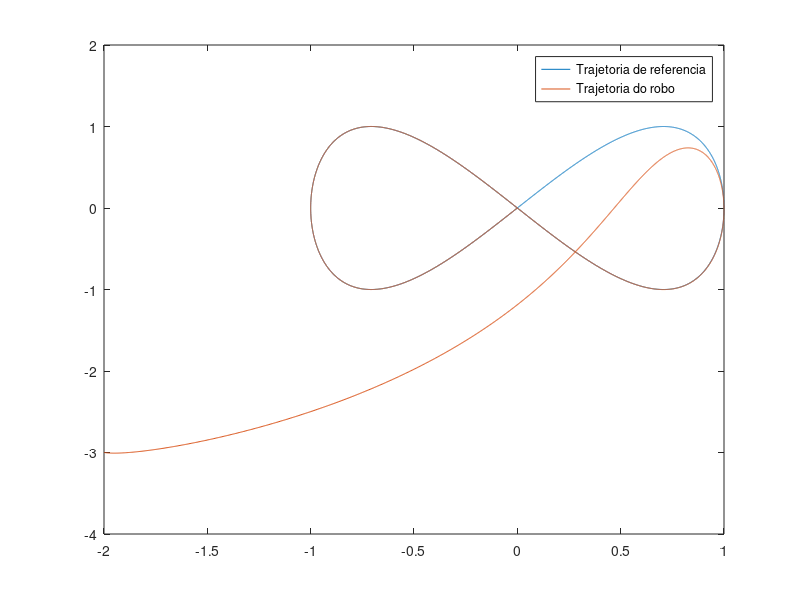

The MATLAB source for this figure:
clear

% Tempo de amostragem
Ts = 0.0033;

% Tempo de simulacao
t = 0:Ts:30;

% Trajetoria
ganho = 1;
freq = 2*pi/30;
traj = [ganho*sin(freq*t); ganho*sin(2*freq*t)];

% Definicao do sistema
G = [0 1 0 0;
     0 0 0 0;
     0 0 0 1;
     0 0 0 0];

H = [0 0;
     1 0;
     0 0;
     0 1];
 
C = [1 1 0 0];
 
discSys = c2d(ss(G,H,C,0), Ts);


% Calculo da matriz de ganho K
poles = [-1, -1, -2, -2];
%K = place(discSys.A, discSys.B, poles);
K = place(G, H, poles);

% Condicao inicial
i_pose = [-2, -3, 0];
i_vel = [1, 1];

% Set das variaveis do primeiro loop
x_pos = i_pose(1);
y_pos = i_pose(2);
theta = i_pose(3);
x_vel = i_vel(1);
y_vel = i_vel(2);

x_vel_ref_prev = x_vel;
y_vel_ref_prev = y_vel;

robot_x_pos = [];
robot_y_pos = [];

% Loop de simulacao
for k = 2:length(t)
    robot_x_pos = [robot_x_pos; x_pos];
    robot_y_pos = [robot_y_pos; y_pos];
    
    % Calculo das referencias por loop
    x_pos_ref = traj(1,k);
    y_pos_ref = traj(2,k);
    x_vel_ref  = (x_pos_ref - traj(1,k-1))/Ts;
    y_vel_ref  = (y_pos_ref - traj(2,k-1))/Ts;
    
    % Calculo dos estados (erros)
    z_e = [x_pos_ref - x_pos;
           x_vel_ref - x_vel;
           y_pos_ref - y_pos;
           y_vel_ref - y_vel];
      
    % Calculo das aceleraçoes de referencia
    x_a_ref = (x_vel_ref - x_vel_ref_prev)/Ts;
    y_a_ref = (y_vel_ref - y_vel_ref_prev)/Ts;
    
    
    % Lei de controle
    mid_u = K*z_e + [x_a_ref; y_a_ref];
    
    % Calculo da matriz F
    v = sqrt((x_vel)^2 + (y_vel)^2);
    F = [cos(theta) -v*sin(theta);
         sin(theta) v*cos(theta)]; 
    final_u = F^(-1)*mid_u;
    
    % Entrada no robo
    v = final_u(1)*Ts + v; % integra dv
    w = final_u(2);
    robot_input = [v; w];
    robot_cinematic = [cos(theta) 0;
                       sin(theta) 0;
                                0 1];
    dout_robot = robot_cinematic * robot_input;
    
    % "Leitura" dos estados do robô (integrando a saída)
    noise = 0.00; % Set to experiment with noise (e.g. 0.001)
    out_robot = [x_pos + Ts*dout_robot(1);
                 y_pos + Ts*dout_robot(2);
                 theta + Ts*dout_robot(3)];
    
    x_vel = dout_robot(1);
    y_vel = dout_robot(2);
     
    x_pos = out_robot(1);
    y_pos = out_robot(2);
    theta = out_robot(3);
    
    x_vel_ref_prev = x_vel_ref;
    y_vel_ref_prev = y_vel_ref;
end

plot(traj(1,:), traj(2,:));
hold on
plot(robot_x_pos, robot_y_pos);
hold off
legend("Trajetoria de referencia", "Trajetoria do robo");


